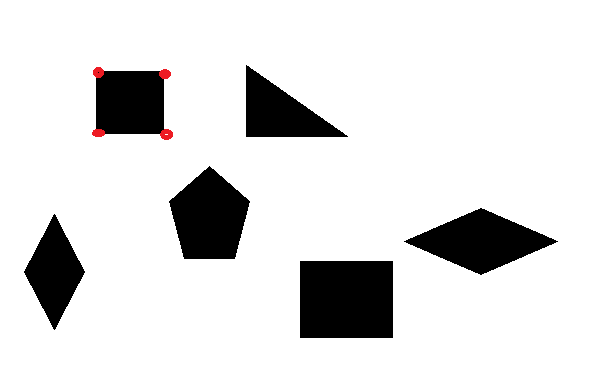
#> input picture img1.png, 600 x 386 px, given in place of the camera
$ python AOI_F5_line01_setting.py
#> lines starting #> are read from the running program, lines starting #| are printed output that depends on the picture
import cv2
import numpy as np
import csv
drawing = False

point0 = None
point1 = None
def nothing(evt):
    pass

def zoom_roi(roi, scale):
    return cv2.resize(roi, None, fx=scale, fy=scale)

def draw_roi(evt, x, y, flags, param):
    global drawing , point0, point1
    if evt == cv2.EVENT_LBUTTONDOWN:
        drawing = True
        point0 = (x,y)

    elif evt == cv2.EVENT_MOUSEMOVE:
        if drawing == True:
            point1 = (x,y)

    elif evt == cv2.EVENT_RBUTTONDOWN:
        drawing = False
        point1 =(x, y)

def get_limit_color_space(win_name, trackBars=['H', 'S', 'V']):
    limit_surface = []
    for trackBar in trackBars:
        value = cv2.getTrackbarPos(trackBar, win_name)
        limit_surface.append(value)
    return np.array(limit_surface, dtype=np.uint8)

def cropped_roi(point0, point1):
    (x1, y1) = point0
    (x2, y2) = point1
    if x1>x2 and y1>y2:
        roi = frame[y2:y1, x2:x1]
    if x1<x2 and y1>y2:
        roi = frame[y2:y1, x1:x2]
    if x1<x2 and y1<y2:
        roi = frame[y1:y2, x1:x2]
    if x1>x2 and y1<y2:
        roi = frame[y1:y2, x2:x1]
    if x1==x2 or y1==y2:
        roi = frame[y1:y1+1, x1:x1+1]
    return roi

def check_cnt(mask):
    contours, hierarchy = cv2.findContours(mask, cv2.RETR_TREE,
            cv2.CHAIN_APPROX_SIMPLE)
    max_contour = max(contours, key = cv2.contourArea)
    area = cv2.contourArea(max_contour)
    x,y,w,h = cv2.boundingRect(max_contour)
    print(area)

set_win = "setting"
frame_win = 'frame'
cv2.namedWindow(set_win, cv2.WINDOW_NORMAL)
cv2.resizeWindow(set_win, 500, 120)
cv2.namedWindow(frame_win)
cv2.createTrackbar('maxH', set_win, 255, 255, nothing)
cv2.createTrackbar('maxS', set_win, 255, 255, nothing)
cv2.createTrackbar('maxV', set_win, 255, 255, nothing)

cv2.createTrackbar('minH', set_win, 0, 255, nothing)
cv2.createTrackbar('minS', set_win, 0, 255, nothing)
cv2.createTrackbar('minV', set_win, 0, 255, nothing)

cap = cv2.VideoCapture(0, cv2.CAP_DSHOW)
cap.set(3, 2592)
cap.set(4, 1944)
cv2.setMouseCallback(frame_win, draw_roi)
kernel = np.ones((5,5), np.uint8)
while 1:
    key = cv2.waitKey(1)&0xff
#> (key Esc is pressed here)
    MIN = get_limit_color_space(set_win,
        trackBars=['minH', 'minS', 'minV'])
    MAX = get_limit_color_space(set_win,
        trackBars=['maxH', 'maxS', 'maxV'])
    frame = cap.read()[1]
#> frame is the input picture: shape (386, 600, 3); mean B, G, R 222.7, 222.7, 223
    frame = cv2.resize(frame, (648,486))
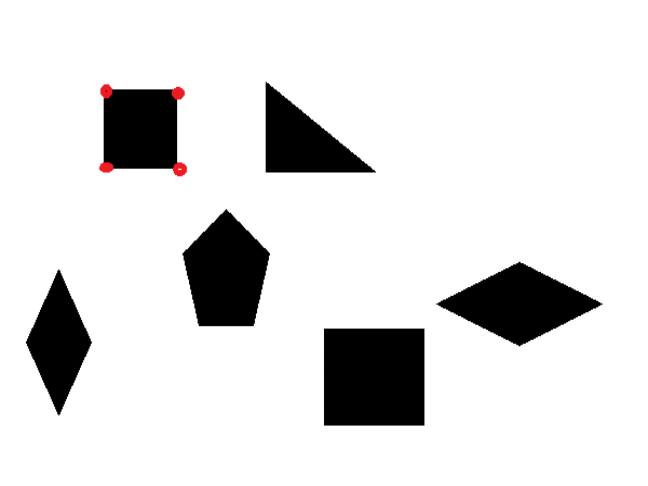
#> frame: shape (486, 648, 3); mean B, G, R 222.7, 222.6, 223
    frame = cv2.flip(frame, 0)
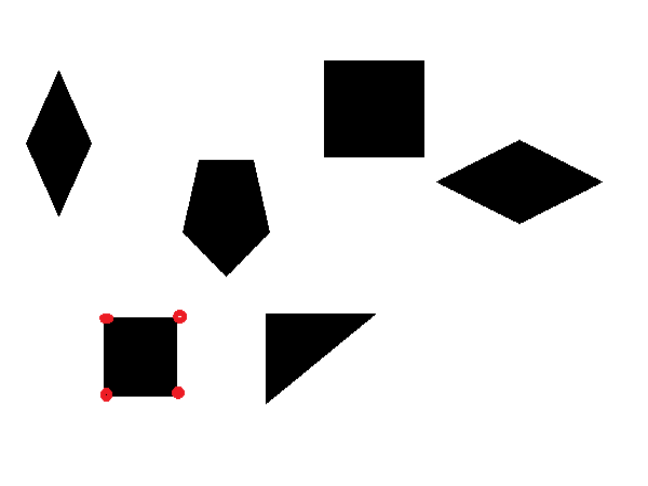
#> frame: shape (486, 648, 3); mean B, G, R 222.7, 222.6, 223
    if point0 is not None and point1 is not None:
        cv2.rectangle(frame, point0, point1, (0,255,0), thickness=1)
        roi_img = cropped_roi(point0, point1)
        roi_img = zoom_roi(roi_img, 5)
        hsv = cv2.cvtColor(roi_img, cv2.COLOR_BGR2HSV)
        mask = cv2.inRange(hsv, MIN, MAX)
        mask = cv2.erode(mask, kernel, iterations=1)
        mask = cv2.morphologyEx(mask, cv2.MORPH_CLOSE, np.ones((7,7), np.uint8))
        check_cnt(mask)
        cv2.imshow('roi', roi_img)
        cv2.imshow('mask', mask)
    cv2.imshow(frame_win, frame)

    if key == ord('s'):
        with open('setting.csv', 'w', newline='') as file:
            writer = csv.writer(file)
            rows = [
                MIN.tolist(),
                MAX.tolist(),
                [point0[0],point0[1],0],
                [point1[0],point1[1],0]
            ]
            writer.writerows(rows)
            print("Saved successfully")

    if key == 27:
        break

cap.release()
cv2.destroyAllWindows()
